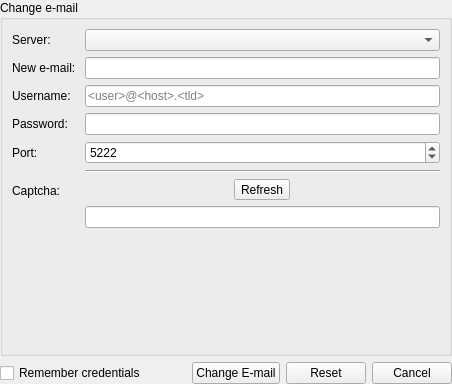
     <widget class="QWidget" name="page_account_change_email_ui">
      <layout class="QVBoxLayout" name="verticalLayout_17">
       <property name="leftMargin">
        <number>0</number>
       </property>
       <property name="topMargin">
        <number>0</number>
       </property>
       <property name="rightMargin">
        <number>0</number>
       </property>
       <property name="bottomMargin">
        <number>0</number>
       </property>
       <item>
        <widget class="QFrame" name="frame_account_change_email_details">
         <property name="frameShape">
          <enum>QFrame::NoFrame</enum>
         </property>
         <property name="frameShadow">
          <enum>QFrame::Raised</enum>
         </property>
         <layout class="QVBoxLayout" name="verticalLayout_24">
          <property name="leftMargin">
           <number>0</number>
          </property>
          <property name="topMargin">
           <number>0</number>
          </property>
          <property name="rightMargin">
           <number>0</number>
          </property>
          <property name="bottomMargin">
           <number>0</number>
          </property>
          <item>
           <widget class="QGroupBox" name="groupBox_user_change_email_details">
            <property name="title">
             <string>Change e-mail</string>
            </property>
            <layout class="QVBoxLayout" name="verticalLayout_21">
             <item>
              <widget class="QFrame" name="frame_change_email_form">
               <property name="frameShape">
                <enum>QFrame::NoFrame</enum>
               </property>
               <property name="frameShadow">
                <enum>QFrame::Raised</enum>
               </property>
               <layout class="QFormLayout" name="formLayout_4">
                <property name="leftMargin">
                 <number>0</number>
                </property>
                <property name="topMargin">
                 <number>0</number>
                </property>
                <property name="rightMargin">
                 <number>0</number>
                </property>
                <property name="bottomMargin">
                 <number>0</number>
                </property>
                <item row="2" column="0">
                 <widget class="QLabel" name="label_change_email_username">
                  <property name="text">
                   <string>Username: </string>
                  </property>
                 </widget>
                </item>
                <item row="2" column="1">
                 <widget class="QLineEdit" name="lineEdit_change_email_username">
                  <property name="maxLength">
                   <number>256</number>
                  </property>
                  <property name="placeholderText">
                   <string>&lt;user&gt;@&lt;host&gt;.&lt;tld&gt;</string>
                  </property>
                  <property name="clearButtonEnabled">
                   <bool>true</bool>
                  </property>
                 </widget>
                </item>
                <item row="3" column="0">
                 <widget class="QLabel" name="label_change_email_password">
                  <property name="text">
                   <string>Password: </string>
                  </property>
                 </widget>
                </item>
                <item row="3" column="1">
                 <widget class="QLineEdit" name="lineEdit_change_email_password">
                  <property name="maxLength">
                   <number>256</number>
                  </property>
                  <property name="echoMode">
                   <enum>QLineEdit::Password</enum>
                  </property>
                  <property name="clearButtonEnabled">
                   <bool>true</bool>
                  </property>
                 </widget>
                </item>
                <item row="5" column="1">
                 <widget class="Line" name="line_4">
                  <property name="orientation">
                   <enum>Qt::Horizontal</enum>
                  </property>
                 </widget>
                </item>
                <item row="6" column="0">
                 <widget class="QLabel" name="label_xmpp_change_email_captcha">
                  <property name="text">
                   <string>Captcha: </string>
                  </property>
                 </widget>
                </item>
                <item row="6" column="1">
                 <widget class="QFrame" name="frame_xmpp_change_email_captcha">
                  <property name="frameShape">
                   <enum>QFrame::NoFrame</enum>
                  </property>
                  <property name="frameShadow">
                   <enum>QFrame::Raised</enum>
                  </property>
                  <layout class="QVBoxLayout" name="verticalLayout_22">
                   <property name="leftMargin">
                    <number>0</number>
                   </property>
                   <property name="topMargin">
                    <number>0</number>
                   </property>
                   <property name="rightMargin">
                    <number>0</number>
                   </property>
                   <property name="bottomMargin">
                    <number>0</number>
                   </property>
                   <item>
                    <widget class="QFrame" name="frame_xmpp_change_email_captcha_top">
                     <property name="frameShape">
                      <enum>QFrame::NoFrame</enum>
                     </property>
                     <property name="frameShadow">
                      <enum>QFrame::Raised</enum>
                     </property>
                     <layout class="QHBoxLayout" name="horizontalLayout_11">
                      <property name="leftMargin">
                       <number>0</number>
                      </property>
                      <property name="topMargin">
                       <number>0</number>
                      </property>
                      <property name="rightMargin">
                       <number>0</number>
                      </property>
                      <property name="bottomMargin">
                       <number>0</number>
                      </property>
                      <item>
                       <layout class="QFormLayout" name="formLayout_change_email_recv_captcha_2"/>
                      </item>
                      <item>
                       <widget class="QToolButton" name="toolButton_xmpp_change_email_captcha_refresh">
                        <property name="text">
                         <string>Refresh</string>
                        </property>
                       </widget>
                      </item>
                     </layout>
                    </widget>
                   </item>
                   <item>
                    <widget class="QFrame" name="frame_xmpp_change_email_captcha_bottom">
                     <property name="frameShape">
                      <enum>QFrame::NoFrame</enum>
                     </property>
                     <property name="frameShadow">
                      <enum>QFrame::Raised</enum>
                     </property>
                     <layout class="QHBoxLayout" name="horizontalLayout_12">
                      <property name="leftMargin">
                       <number>0</number>
                      </property>
                      <property name="topMargin">
                       <number>0</number>
                      </property>
                      <property name="rightMargin">
                       <number>0</number>
                      </property>
                      <property name="bottomMargin">
                       <number>0</number>
                      </property>
                      <item>
                       <widget class="QLineEdit" name="lineEdit_xmpp_change_email_captcha_input">
                        <property name="toolTip">
                         <string>The challenge response.</string>
                        </property>
                        <property name="maxLength">
                         <number>128</number>
                        </property>
                        <property name="clearButtonEnabled">
                         <bool>true</bool>
                        </property>
                       </widget>
                      </item>
                     </layout>
                    </widget>
                   </item>
                  </layout>
                 </widget>
                </item>
                <item row="1" column="0">
                 <widget class="QLabel" name="label_change_email_new_address">
                  <property name="text">
                   <string>New e-mail: </string>
                  </property>
                 </widget>
                </item>
                <item row="1" column="1">
                 <widget class="QLineEdit" name="lineEdit_change_email_new_address">
                  <property name="maxLength">
                   <number>512</number>
                  </property>
                 </widget>
                </item>
                <item row="0" column="0">
                 <widget class="QLabel" name="label_change_email_server_type">
                  <property name="text">
                   <string>Server: </string>
                  </property>
                 </widget>
                </item>
                <item row="0" column="1">
                 <widget class="QComboBox" name="comboBox_change_email_server_type"/>
                </item>
                <item row="4" column="1">
                 <widget class="QSpinBox" name="spinBox_change_email_port">
                  <property name="minimum">
                   <number>80</number>
                  </property>
                  <property name="maximum">
                   <number>65535</number>
                  </property>
                  <property name="value">
                   <number>5222</number>
                  </property>
                 </widget>
                </item>
                <item row="4" column="0">
                 <widget class="QLabel" name="label_change_email_port">
                  <property name="text">
                   <string>Port: </string>
                  </property>
                 </widget>
                </item>
               </layout>
              </widget>
             </item>
             <item>
              <widget class="QFrame" name="frame_change_email_form_spacer_bottom">
               <property name="frameShape">
                <enum>QFrame::NoFrame</enum>
               </property>
               <property name="frameShadow">
                <enum>QFrame::Raised</enum>
               </property>
               <layout class="QVBoxLayout" name="verticalLayout_23">
                <property name="leftMargin">
                 <number>0</number>
                </property>
                <property name="topMargin">
                 <number>0</number>
                </property>
                <property name="rightMargin">
                 <number>0</number>
                </property>
                <property name="bottomMargin">
                 <number>0</number>
                </property>
                <item>
                 <spacer name="verticalSpacer_5">
                  <property name="orientation">
                   <enum>Qt::Vertical</enum>
                  </property>
                  <property name="sizeHint" stdset="0">
                   <size>
                    <width>20</width>
                    <height>110</height>
                   </size>
                  </property>
                 </spacer>
                </item>
               </layout>
              </widget>
             </item>
            </layout>
           </widget>
          </item>
         </layout>
        </widget>
       </item>
       <item>
        <widget class="QFrame" name="frame_account_change_email_button_box">
         <property name="frameShape">
          <enum>QFrame::NoFrame</enum>
         </property>
         <property name="frameShadow">
          <enum>QFrame::Raised</enum>
         </property>
         <layout class="QHBoxLayout" name="horizontalLayout_13">
          <property name="leftMargin">
           <number>0</number>
          </property>
          <property name="topMargin">
           <number>0</number>
          </property>
          <property name="rightMargin">
           <number>0</number>
          </property>
          <property name="bottomMargin">
           <number>0</number>
          </property>
          <item>
           <widget class="QCheckBox" name="checkBox_change_email_remember_creds">
            <property name="text">
             <string>Remember credentials</string>
            </property>
           </widget>
          </item>
          <item>
           <spacer name="horizontalSpacer_5">
            <property name="orientation">
             <enum>Qt::Horizontal</enum>
            </property>
            <property name="sizeHint" stdset="0">
             <size>
              <width>40</width>
              <height>20</height>
             </size>
            </property>
           </spacer>
          </item>
          <item>
           <widget class="QPushButton" name="pushButton_change_email_submit">
            <property name="text">
             <string>Change E-mail</string>
            </property>
           </widget>
          </item>
          <item>
           <widget class="QPushButton" name="pushButton_change_email_reset">
            <property name="text">
             <string>Reset</string>
            </property>
           </widget>
          </item>
          <item>
           <widget class="QPushButton" name="pushButton_change_email_cancel">
            <property name="text">
             <string>Cancel</string>
            </property>
           </widget>
          </item>
         </layout>
        </widget>
       </item>
      </layout>
     </widget>
